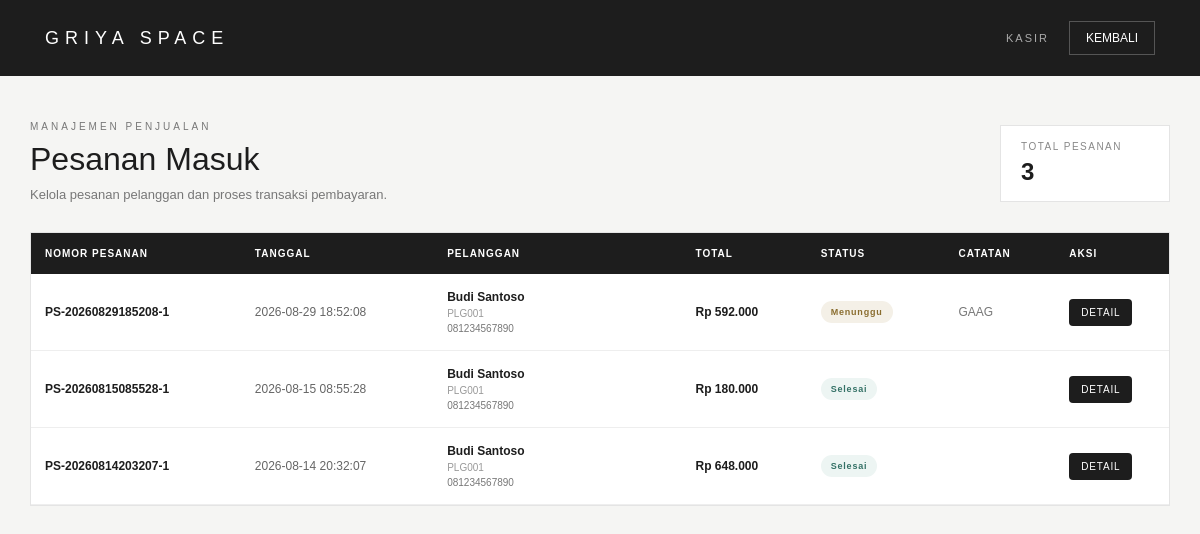
The app's page /griya-space/dashboard/kasir/pesanan/index.php (signed in) with its own data.
### tables this page shows
CREATE TABLE `pesanan` (
  `id_pesanan` int NOT NULL,
  `nomor_pesanan` varchar(30) NOT NULL,
  `id_pelanggan` int NOT NULL,
  `tanggal_pesanan` datetime DEFAULT CURRENT_TIMESTAMP,
  `subtotal` decimal(15,2) DEFAULT '0.00',
  `diskon` decimal(15,2) DEFAULT '0.00',
  `total_harga` decimal(15,2) DEFAULT '0.00',
  `status` enum('Menunggu','Diproses','Siap Diambil','Selesai','Dibatalkan') DEFAULT 'Menunggu',
  `catatan` text
);

CREATE TABLE `pelanggan` (
  `id_pelanggan` int NOT NULL,
  `id_user` int DEFAULT NULL,
  `kode_pelanggan` varchar(30) NOT NULL,
  `nama_pelanggan` varchar(100) NOT NULL,
  `no_telepon` varchar(20) DEFAULT NULL,
  `email` varchar(100) DEFAULT NULL,
  `alamat` text,
  `created_at` timestamp NULL DEFAULT CURRENT_TIMESTAMP
);

### griya-space/dashboard/kasir/pesanan/index.php (the view, shortened to what this page needs)
<?php
require_once "../../../config/database.php";
$sql = "
    SELECT
        p.id_pesanan,
        p.nomor_pesanan,
        p.tanggal_pesanan,
        p.subtotal,
        p.diskon,
        p.total_harga,
        p.status,
        p.catatan,
        pl.kode_pelanggan,
        pl.nama_pelanggan,
        pl.no_telepon
    FROM pesanan p
    INNER JOIN pelanggan pl
        ON p.id_pelanggan = pl.id_pelanggan
    ORDER BY
        p.id_pesanan DESC
";
$result = mysqli_query(
    $conn,
    $sql
);
$jumlah_pesanan =
    mysqli_num_rows($result);
?>
<!DOCTYPE html>
<html lang="id">
<head>
</head>
<body>
<header>
    <div class="brand">
        GRIYA SPACE
    </div>
    <div class="header-right">
        <div class="role">
            KASIR
        </div>
        <a
            href="../index.php"
            class="back-link"
        >
            KEMBALI
        </a>
    </div>
</header>
<main>
    <section class="page-header">
        <div class="page-title">
            <small>
                MANAJEMEN PENJUALAN
            </small>
            <h1>
                Pesanan Masuk
            </h1>
            <p>
                Kelola pesanan pelanggan dan proses transaksi pembayaran.
            </p>
        </div>
        <div class="summary">
            <span class="summary-label">
                TOTAL PESANAN
            </span>
            <span class="summary-value">
                <?= $jumlah_pesanan; ?>
            </span>
        </div>
    </section>
    <?php if ($jumlah_pesanan > 0): ?>
        <section class="table-container">
            <table>
                <thead>
                    <tr>
                        <th>
                            NOMOR PESANAN
                        </th>
                        <th>
                            TANGGAL
                        </th>
                        <th>
                            PELANGGAN
                        </th>
                        <th>
                            TOTAL
                        </th>
                        <th>
                            STATUS
                        </th>
                        <th>
                            CATATAN
                        </th>
                        <th>
                            AKSI
                        </th>
                    </tr>
                </thead>
                <tbody>
                    <?php while (
                        $pesanan =
                        mysqli_fetch_assoc($result)
                    ): ?>
                        <?php
                        $statusClass =
                            "status-default";
                        switch (
                            $pesanan["status"]
                        ) {
                            case "Menunggu":
                                $statusClass =
                                    "status-menunggu";
                                break;
                            case "Selesai":
                                $statusClass =
                                    "status-selesai";
                                break;
                        }
                        ?>
                        <tr>
                            <td class="order-number">
                                <?= htmlspecialchars(
                                    $pesanan["nomor_pesanan"]
                                ); ?>
                            </td>
                            <td class="order-date">
                                <?= htmlspecialchars(
                                    $pesanan["tanggal_pesanan"]
                                ); ?>
                            </td>
                            <td class="customer">
                                <div class="customer-name">
                                    <?= htmlspecialchars(
                                        $pesanan["nama_pelanggan"]
                                    ); ?>
                                </div>
                                <div class="customer-code">
                                    <?= htmlspecialchars(
                                        $pesanan["kode_pelanggan"]
                                    ); ?>
                                </div>
                                <div class="phone">
                                    <?= htmlspecialchars(
                                        $pesanan["no_telepon"] ?? "-"
                                    ); ?>
                                </div>
                            </td>
                            <td class="total">
                                Rp <?= number_format(
                                    $pesanan["total_harga"],
                                    0,
                                    ",",
                                    "."
                                ); ?>
                            </td>
                            <td>
                                <span
                                    class="status <?= $statusClass; ?>"
                                >
                                    <?= htmlspecialchars(
                                        $pesanan["status"]
                                    ); ?>
                                </span>
                            </td>
                            <td class="note">
                                <?= htmlspecialchars(
                                    $pesanan["catatan"]
                                    ?? "-"
                                ); ?>
                            </td>
                            <td>
                                <a
                                    href="detail.php?id=<?= (int) $pesanan["id_pesanan"]; ?>"
                                    class="action-button"
                                >
                                    DETAIL
                                </a>
                            </td>
                        </tr>
                    <?php endwhile; ?>
                </tbody>
            </table>
        </section>
    <?php endif; ?>
</main>
</body>
</html>

### griya-space/dashboard/kasir/pesanan/index.php (style rules this page uses)
* { box-sizing: border-box; margin: 0; padding: 0; }
body { font-family: Arial, Helvetica, sans-serif; background: #f5f5f3; color: #1d1d1d; }
header { min-height: 76px; background: #1d1d1d; color: white; padding: 18px 45px; display: flex; align-items: center; justify-content: space-between; }
.brand { font-size: 18px; letter-spacing: 6px; font-weight: 500; }
.header-right { display: flex; align-items: center; gap: 20px; }
.role { font-size: 11px; letter-spacing: 2px; color: #aaa; }
.back-link { color: white; text-decoration: none; border: 1px solid #555; padding: 9px 16px; font-size: 12px; transition: .2s; }
main { max-width: 1350px; margin: 0 auto; padding: 45px 30px; }
.page-header { display: flex; align-items: flex-end; justify-content: space-between; gap: 20px; margin-bottom: 30px; }
.page-title small { display: block; color: #777; font-size: 10px; letter-spacing: 3px; margin-bottom: 9px; }
.page-title h1 { font-size: 32px; font-weight: 500; }
.page-title p { margin-top: 9px; color: #777; font-size: 13px; }
.summary { min-width: 170px; background: white; border: 1px solid #e4e4e4; padding: 15px 20px; }
.summary-label { display: block; color: #888; font-size: 10px; letter-spacing: 1.5px; }
.summary-value { display: block; margin-top: 6px; font-size: 24px; font-weight: 600; }
.table-container { background: white; border: 1px solid #e4e4e4; overflow-x: auto; }
table { width: 100%; border-collapse: collapse; min-width: 1150px; }
thead { background: #1d1d1d; color: white; }
th { padding: 15px 14px; text-align: left; font-size: 10px; font-weight: 600; letter-spacing: 1px; white-space: nowrap; }
td { padding: 16px 14px; border-bottom: 1px solid #eeeeee; font-size: 12px; vertical-align: middle; }
.order-number { font-weight: 600; white-space: nowrap; }
.order-date { color: #666; white-space: nowrap; }
.customer { min-width: 180px; }
.customer-name { font-weight: 600; }
.customer-code { margin-top: 4px; color: #999; font-size: 10px; }
.phone { margin-top: 4px; color: #777; font-size: 10px; }
.total { white-space: nowrap; font-weight: 600; }
.note { max-width: 220px; color: #777; line-height: 1.5; }
.status { display: inline-block; padding: 6px 10px; border-radius: 20px; font-size: 9px; font-weight: 600; letter-spacing: .8px; white-space: nowrap; }
.status-menunggu { background: #f4f0e7; color: #8a6d2f; }
.status-selesai { background: #edf5f3; color: #347166; }
.action-button { display: inline-block; padding: 8px 12px; background: #1d1d1d; color: white; text-decoration: none; font-size: 10px; letter-spacing: .8px; border-radius: 4px; white-space: nowrap; }

### records on screen
pesanan: nomor_pesanan "PS-20260829185208-1", tanggal_pesanan "2026-08-29 18:52:08", id_pelanggan.nama_pelanggan "Budi Santoso", id_pelanggan.kode_pelanggan "PLG001", id_pelanggan.no_telepon "081234567890", total_harga "592.000", status "Menunggu", catatan "GAAG"
pesanan: nomor_pesanan "PS-20260815085528-1", tanggal_pesanan "2026-08-15 08:55:28", id_pelanggan.nama_pelanggan "Budi Santoso", id_pelanggan.kode_pelanggan "PLG001", id_pelanggan.no_telepon "081234567890", total_harga "180.000", status "Selesai"
pesanan: nomor_pesanan "PS-20260814203207-1", tanggal_pesanan "2026-08-14 20:32:07", id_pelanggan.nama_pelanggan "Budi Santoso", id_pelanggan.kode_pelanggan "PLG001", id_pelanggan.no_telepon "081234567890", total_harga "648.000", status "Selesai"

### other values on screen
$jumlah_pesanan "3"
